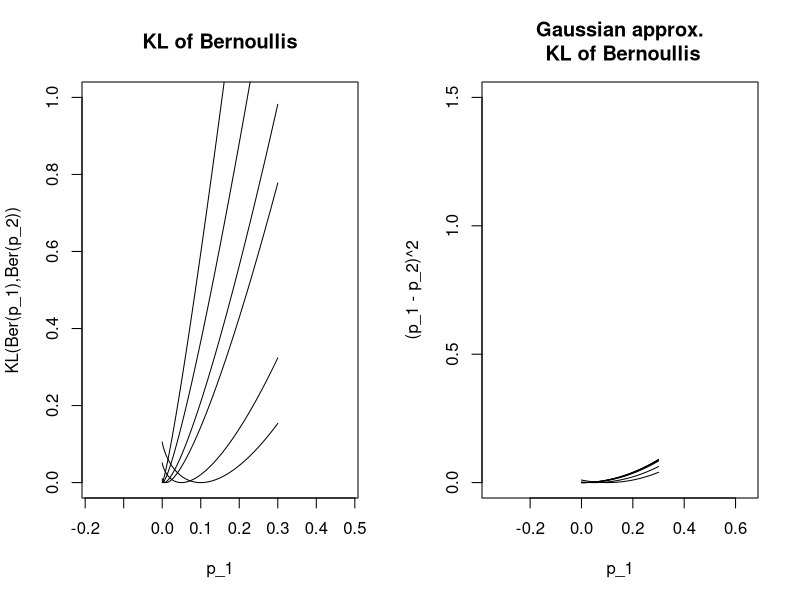
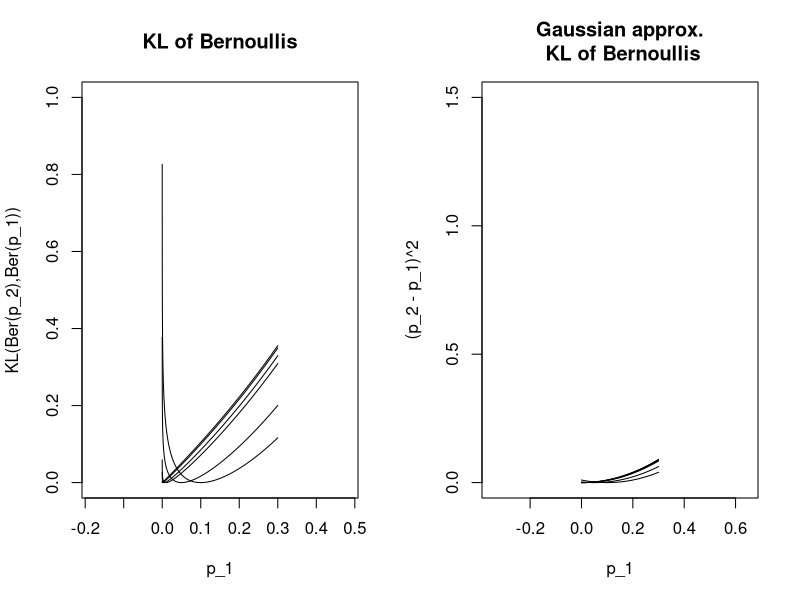
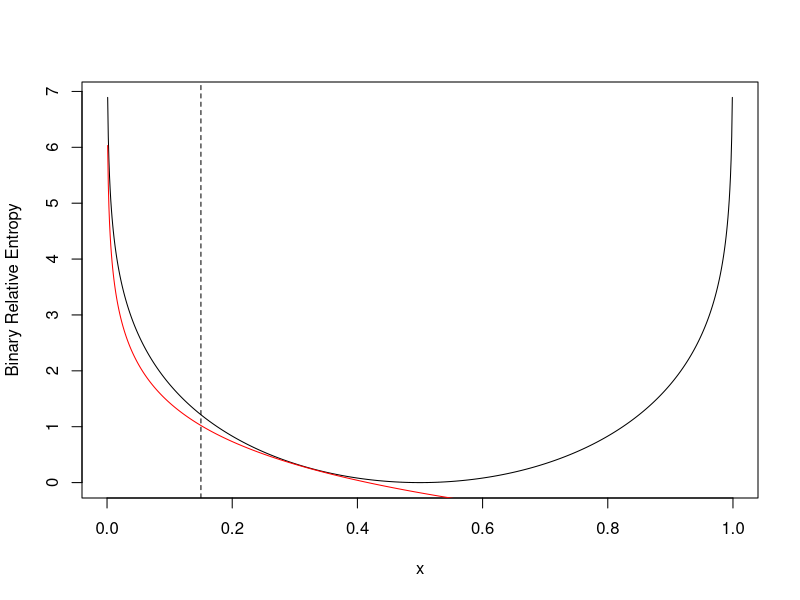

Recreate these plots in R, in order.
## ---- chunk 1
KL_ber <- function(p,q) p*log(p/q) + (1-p)*log((1-p)/(1-q))
par(mfcol = c(1,2))

plot(x = 1, y = 1, xlim = c(0, 0.3), ylim = c(0, 1), type = "n", asp = 1,
     xlab = "p_1", ylab = "KL(Ber(p_1),Ber(p_2))", main = "KL of Bernoullis")
for(i in c(0.0001,0.001, 0.005,0.01,0.05,0.1)) {
  lines(seq(0.00001,0.3, by = 0.000005),
       KL_ber(seq(0.00001,0.3, by = 0.000005),i))
}

plot(x = 1, y = 1, xlim = c(0, 0.3), ylim = c(0, 1.5), type = "n", asp = 1,
     xlab = "p_1", ylab = "(p_1 - p_2)^2", main = "Gaussian approx.\n KL of Bernoullis")
for(i in c(0.0001,0.001, 0.005,0.01,0.05,0.1)) {
  lines(seq(0.00001,0.3, by = 0.000005),
        (seq(0.00001,0.3, by = 0.000005)-i)^2)
}
par(mfcol = c(1,1))
## ---- chunk 2
KL_ber <- function(p,q) p*log(p/q) + (1-p)*log((1-p)/(1-q))
par(mfcol = c(1,2))

plot(x = 1, y = 1, xlim = c(0, 0.3), ylim = c(0, 1), type = "n", asp = 1,
     xlab = "p_1", ylab = "KL(Ber(p_2),Ber(p_1))", main = "KL of Bernoullis")
for(i in c(0.0001,0.001, 0.005,0.01,0.05,0.1)) {
  lines(seq(0.00001,0.3, by = 0.000005),
        KL_ber(i,seq(0.00001,0.3, by = 0.000005)))
}

plot(x = 1, y = 1, xlim = c(0, 0.3), ylim = c(0, 1.5), type = "n", asp = 1,
     xlab = "p_1", ylab = "(p_2 - p_1)^2", main = "Gaussian approx.\n KL of Bernoullis")
for(i in c(0.0001,0.001, 0.005,0.01,0.05,0.1)) {
  lines(seq(0.00001,0.3, by = 0.000005),
        (i-seq(0.00001,0.3, by = 0.000005))^2)
}
par(mfcol = c(1,1))
## ---- chunk 3
x <- seq(0,1,by = 0.001)
bre <- function(x) x * log(x/(1-x)) + (1-x) * log((1-x)/x)
plot(x,bre(x), type = "l", ylab = "Binary Relative Entropy")
lines(x, log(1/(2.4*x)), col = "red")
abline(v = 0.15, lty = 2)
